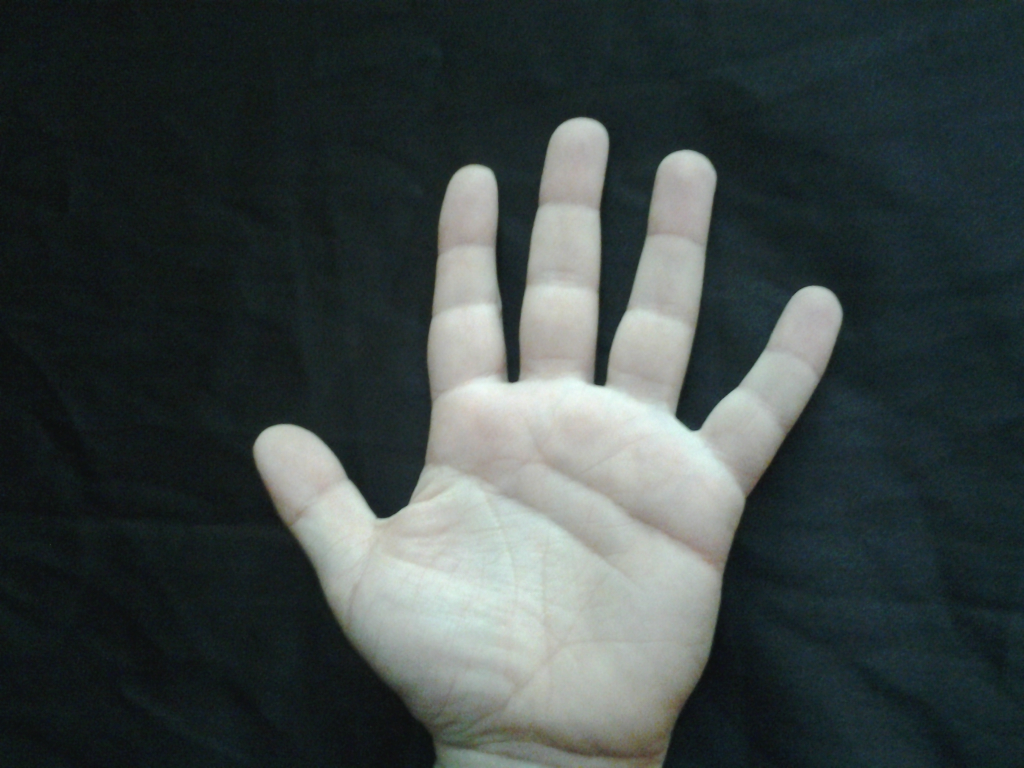
#> input picture Example_data/p1/Hand/Left/p1_l_2.jpg, 2048 x 1536 px (shown at 1/2 size)
$ python extract.py ../Example_data/p1/Hand/Left out.png
#> lines starting #> are read from the running program, lines starting #| are printed output that depends on the picture
import os
import cv2
import json
import numpy as np
from skimage.feature import local_binary_pattern, hog
import re

def get_person_id(image_path):
    # Regex pattern to match 'p{number}'
    pattern = r'p\d+'
    # Find all occurrences of the pattern in the string
    match = re.search(pattern, image_path)
    return match.group() if match else None

def extract_lbp_features(image, num_points=24, radius=8):
    lbp = local_binary_pattern(image, num_points, radius, method='uniform')
    hist, _ = np.histogram(lbp, bins=np.arange(0, num_points + 3), range=(0, num_points + 2))
    hist = hist.astype("float")
    hist /= (hist.sum() + 1e-6)  # Normalize histogram
    return hist.tolist()

def extract_hog_features(image):
    hog_features, _ = hog(image, orientations=8, pixels_per_cell=(16, 16),
                          cells_per_block=(1, 1), visualize=True)
    return hog_features.tolist()

def extract_color_histogram(image):
    hist = cv2.calcHist([image], [0, 1, 2], None, [8, 8, 8], [0, 256, 0, 256, 0, 256])
    hist = cv2.normalize(hist, hist).flatten()
    return hist.tolist()

def extract_features(image_path):
    image = cv2.imread(image_path)
    gray_image = cv2.cvtColor(image, cv2.COLOR_BGR2GRAY)
    gray_image = cv2.resize(gray_image, (128, 128))
    image = cv2.resize(image, (128, 128))

    lbp_features = extract_lbp_features(gray_image)
    hog_features = extract_hog_features(gray_image)
    color_histogram = extract_color_histogram(image)
    person_id = get_person_id(image_path)

    return {
        "lbp": lbp_features,
        "hog": hog_features,
        "color_histogram": color_histogram,
        "person_id": person_id
    }

def get_all_image_paths(directory):
    image_paths = []
    for root, _, files in os.walk(directory):
        for file in files:
            if file.endswith('.jpg') or file.endswith('.png'):
                image_paths.append(os.path.join(root, file))
    return image_paths

def main(directory, output_json):
    features = {}
    image_paths = get_all_image_paths(directory)
    for file_path in image_paths:
        features[os.path.basename(file_path)] = extract_features(file_path)
#> in extract_features, image is the input picture: shape (1536, 2048, 3); mean B, G, R 68, 68.5, 59.6
#> in extract_features, `gray_image = cv2.resize(gray_image, (128, 128))`:
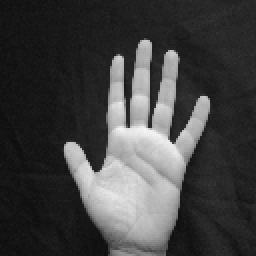
#> gray_image: shape (128, 128) (shown 2 times larger); min 13, max 245, mean 65.9
#> in extract_lbp_features, `lbp = local_binary_pattern(image, num_points, radius, method='uniform')`:
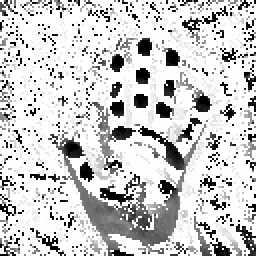
#> lbp: shape (128, 128) float64 (shown 2 times larger); min 0, max 25, mean 19.9; drawn with min black and max white
#> in extract_lbp_features, `hist, _ = np.histogram(lbp, bins=np.arange(0, num_points + 3), range=(..`: hist = 26 values, max 10659 at index 25, min 50 at index 16, mean 630.2
#> in extract_lbp_features, `hist /= (hist.sum() + 1e-6)`: hist = 26 values, max 0.651 at index 25, min 0.00305 at index 16, mean 0.0385
#> in extract_features, `lbp_features = extract_lbp_features(gray_image)`: lbp_features has the same summary as hist in extract_lbp_features
#> in extract_hog_features, `hog_features, _ = hog(image, orientations=8, pixels_per_cell=(16, 16),..`: hog_features = 512 values, max 0.67 at index 342, min 0.0285 at index 171, mean 0.332
#> in extract_color_histogram, `hist = cv2.normalize(hist, hist).flatten()`: hist = 512 values, max 0.692 at index 0, min 0 at index 1, mean 0.00411
#> in extract_features, `color_histogram = extract_color_histogram(image)`: color_histogram has the same summary as hist in extract_color_histogram
#> pass 2 of the loop in main, `for file_path in image_paths:`:
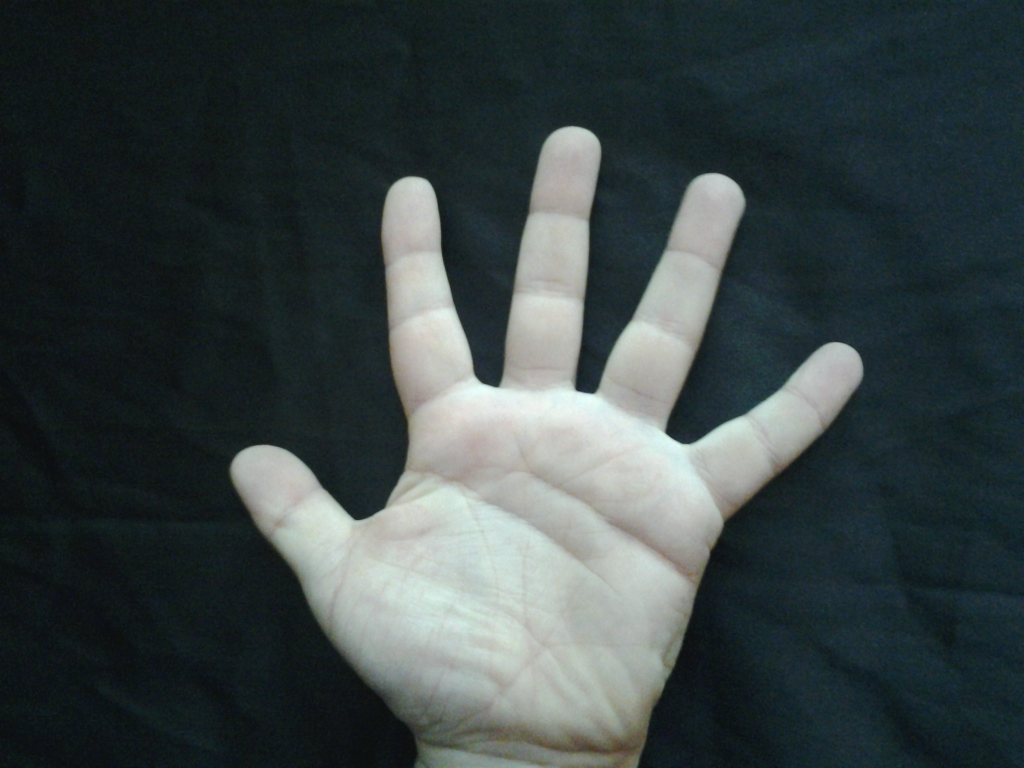
#> input picture Example_data/p1/Hand/Left/p1_l_3.jpg, 2048 x 1536 px (shown at 1/2 size)
#> in extract_features, image is the input picture: shape (1536, 2048, 3); mean B, G, R 68.9, 68.3, 58.4
#> in extract_features (call 2), `gray_image = cv2.resize(gray_image, (128, 128))`:
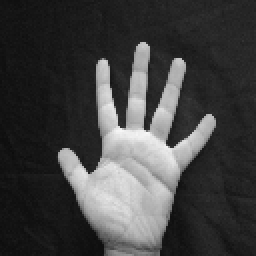
#> gray_image: shape (128, 128) (shown 2 times larger); min 12, max 249, mean 65.5
#> image: shape (128, 128, 3)
#> in extract_lbp_features (call 2), `lbp = local_binary_pattern(image, num_points, radius, method='uniform')`:
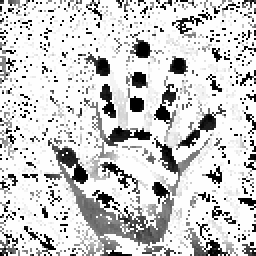
#> lbp: shape (128, 128) float64 (shown 2 times larger); min 0, max 25, mean 20.1; drawn with min black and max white
#> in extract_lbp_features (call 2), `hist, _ = np.histogram(lbp, bins=np.arange(0, num_points + 3), range=(..`: hist = 26 values, max 10805 at index 25, min 60 at index 16, mean 630.2
#> in extract_lbp_features (call 2), `hist /= (hist.sum() + 1e-6)`: hist = 26 values, max 0.659 at index 25, min 0.00366 at index 16, mean 0.0385
#> lbp_features has the same summary as hist in extract_lbp_features
#> in extract_features (call 2), `hog_features = extract_hog_features(gray_image)`: hog_features = 512 values, max 0.638 at index 160, min 0.0181 at index 353, mean 0.335
#> color_histogram = 512 values, max 0.742 at index 72, min 0 at index 1, mean 0.00401

    with open(output_json, 'w') as f:
        json.dump(features, f, indent=4)

if __name__ == "__main__":
    import sys
    if len(sys.argv) != 3:
        print("Usage: python extract_combined.py <directory> <output_json>")
        sys.exit(1)
    directory = sys.argv[1]
    output_json = sys.argv[2]
    main(directory, output_json)
